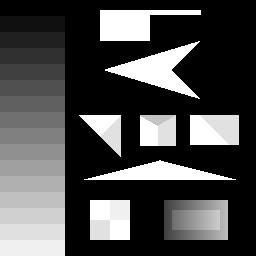
#> input picture images/img1.png, 256 x 256 px
$ jupyter execute corners.ipynb
#> lines starting #> are read from the running program, lines starting #| are printed output that depends on the picture
[cell 1]
import os
import csv
import cv2
import glob
import numpy as np
from matplotlib import pyplot as plt
# np.set_printoptions(threshold=sys.maxsize)

[cell 2]
def dnorm(x, sd):
    return 1 / (np.sqrt(2 * np.pi) * sd) * np.e ** (-np.power(x / sd, 2) / 2)

[cell 3]
def myGaussianKernel(size, sigma=1, verbose=False):
#> called with size = 5, sigma = 2, verbose = True
    kernel_1D = np.linspace(-(size // 2), size // 2, size)
    for i in range(size):
        kernel_1D[i] = dnorm(kernel_1D[i], sigma)
    print(kernel_1D)

    kernel_2D = np.outer(kernel_1D, kernel_1D)
    kernel_2D *= 1.0 / kernel_2D.max()

    plt.imshow(kernel_2D, interpolation='none', cmap='gray')
    plt.title("Gaussian Kernel Image")

    if verbose:
        plt.show()
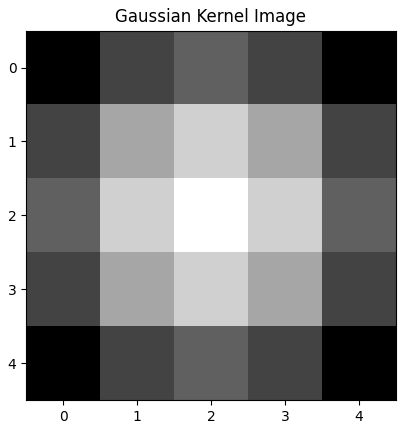
#> figure drawn by matplotlib, 1 panel
#> in findImageCorners, input_img is the input picture: shape (256, 256, 3); min 0, max 255, mean 75.3
    else:
        plt.savefig(os.path.join("output", f"gk{size}_{sigma}.png"))

    return kernel_2D

[cell 4]
def myBoxKernel(size, verbose=False):
    kernel_2D = np.ones((size, size)) / 9

    plt.imshow(kernel_2D, interpolation='none', cmap='gray')
    plt.title("Box Kernel Image")

    if verbose:
        plt.show()
    else:
        plt.savefig(os.path.join("output", f"box{size}.png"))

    return kernel_2D

[cell 5]
# kernel = cv2.getGaussianKernel(5, sigma=2) # skip built in method
kernel = myGaussianKernel(size=5, sigma=2, verbose=True)
# kernel = myBoxKernel(size=3, verbose=True)
kernel

[cell 6]
def scaleImage(img, scale):
#> called with scale = 1.25
    h, w = img.shape
#> h = 256; w = 256
    scale_img = cv2.resize(img, dsize=(int(w*scale), int(h*scale)),interpolation=cv2.INTER_LANCZOS4)
    return scale_img

[cell 7]
def myImageFilter(image, kernel, average=False, verbose=False):
#> called with kernel = array of shape (5, 5), average = True, verbose = False
    print("Image Shape : {}".format(image.shape))
#| Image Shape : (320, 320)
    print("Kernel Shape : {}".format(kernel.shape))

    if verbose:
        plt.imshow(image, cmap='gray')
        plt.title("Image")
        plt.show()

    image_row, image_col = image.shape
#> image_row = 320; image_col = 320
    kernel_row, kernel_col = kernel.shape

    output = np.zeros(image.shape)

    pad_height = int((kernel_row - 1) / 2)
    pad_width = int((kernel_col - 1) / 2)

    padded_image = np.zeros((image_row + (2 * pad_height), image_col + (2 * pad_width)))

    padded_image[pad_height:padded_image.shape[0] - pad_height, pad_width:padded_image.shape[1] - pad_width] = image

    if verbose:
        plt.imshow(padded_image, cmap='gray')
        plt.title("Padded Image")
        plt.show()

    for row in range(image_row):
        for col in range(image_col):
            output[row, col] = np.sum(kernel * padded_image[row:row + kernel_row, col:col + kernel_col])
            if average:
                output[row, col] /= kernel.shape[0] * kernel.shape[1]
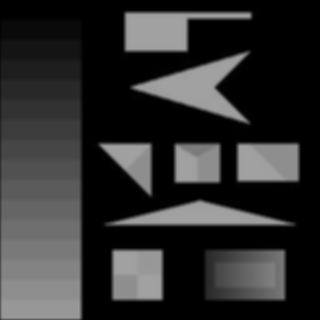
#> output: shape (320, 320) float64; min 0, max 161.4, mean 47.6

    print("Output Image Size : {}".format(output.shape))
#| Output Image Size : (320, 320)

    if verbose:
        plt.imshow(output, cmap='gray')
        plt.title("Output Image using {}X{} Kernel".format(kernel_row, kernel_col))
        plt.show()

    return output

[cell 8]
def saveCornerResult(filename, output_dir, corner_list, corner_img):
    with open(os.path.join(output_dir, f"{filename}_corners.csv"), 'w') as corner_file:
        writer = csv.DictWriter(corner_file, fieldnames=["x", "y", "r"])
        writer.writeheader()
        for i in range(len(corner_list)):
            writer.writerow({
                "x": str(corner_list[i][0]),
                "y": str(corner_list[i][1]),
                "r": str(corner_list[i][2])
            })

    if corner_img is not None:
        cv2.imwrite(os.path.join(output_dir, f"{filename}.png"), corner_img)

[cell 9]
def findImageCorners(filepath, kernel, scale=1.0, verbose=False):
    input_img = cv2.imread(filepath)
    gray_img = cv2.cvtColor(input_img, cv2.COLOR_BGR2GRAY)
    if scale > 0 and scale != 1:
        gray_img = scaleImage(gray_img, scale)
    output_dir = None

    if verbose:
        plt.title("Input Image")
        plt.imshow(gray_img, cmap='gray')
        plt.show()
    else:
        filename = filepath.split(os.path.sep, 2)[-1]
        dynamic_dir = filename.replace('.', '_')
        output_dir = os.path.join("output", dynamic_dir)
        if not os.path.exists(output_dir):
            os.makedirs(output_dir)

    window_size = 5

    # Gx, Gy = np.gradient(gray_img) # skip builtin method
    Gxy = myImageFilter(gray_img, kernel, average=True)
    Gy = np.diff(Gxy, axis=0, append=0)
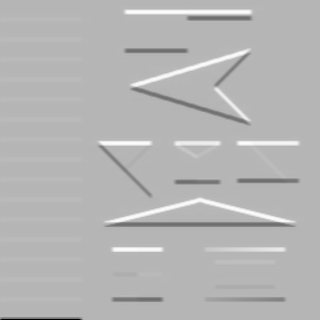
#> Gy: shape (320, 320) float64; min -95.79, max 38.45, mean 0; drawn with min black and max white
    plt.title("y derivative image")
    plt.imshow(Gy, cmap='gray')
    if verbose:
        plt.show()
    else:
        plt.savefig(os.path.join(output_dir, f"gy.png"))

    Gx = np.diff(Gxy, axis=1, append=0)
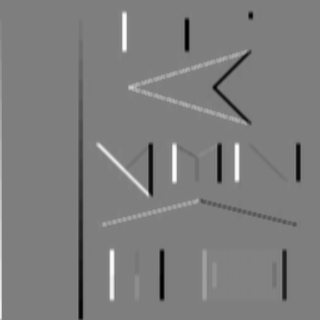
#> Gx: shape (320, 320) float64; min -37.25, max 37.66, mean -0.1; drawn with min black and max white
    plt.title("x derivative image")
    plt.imshow(Gx, cmap='gray')
    if verbose:
        plt.show()
    else:
        plt.savefig(os.path.join(output_dir, f"gx.png"))

    offset = int(window_size / 2)
    y_range = gray_img.shape[0] - offset
#> y_range = 318
    x_range = gray_img.shape[1] - offset
#> x_range = 318

    # print("Gxy Shape : {}".format(Gxy.shape))
    print("Gx Shape : {}".format(Gx.shape))
#| Gx Shape : (320, 320)
    print("Gy Shape : {}".format(Gy.shape))
#| Gy Shape : (320, 320)

    Ixx = Gx ** 2
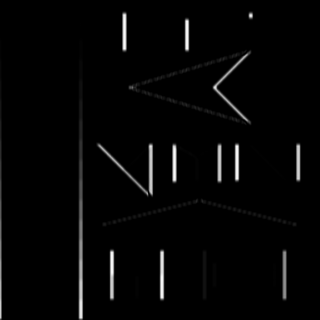
#> Ixx: shape (320, 320) float64; min 0, max 1418.1, mean 29.7; drawn with min black and max white
    Ixy = Gy * Gx
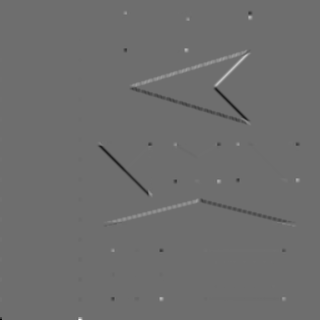
#> Ixy: shape (320, 320) float64; min -1254.1, max 1639.2, mean -1.1; drawn with min black and max white
    Iyy = Gy ** 2
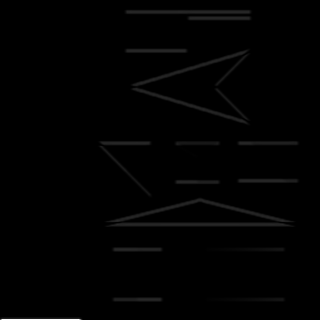
#> Iyy: shape (320, 320) float64; min 0, max 9175.9, mean 67.2; drawn with min black and max white

    harris_corner_list = []
    harris_output_img = cv2.cvtColor(gray_img.copy(), cv2.COLOR_GRAY2RGB)

    kanade_corner_list = []
    kanade_output_img = cv2.cvtColor(gray_img.copy(), cv2.COLOR_GRAY2RGB)

    nobel_corner_list = []
    nobel_output_img = cv2.cvtColor(gray_img.copy(), cv2.COLOR_GRAY2RGB)

    for y in range(offset, y_range):
        for x in range(offset, x_range):
            # Values of sliding window
            start_y = y - offset
            end_y = y + offset + 1
            start_x = x - offset
            end_x = x + offset + 1

            # The variable names are representative to
            # the variable of the Harris corner equation
            windowIxx = Ixx[start_y: end_y, start_x: end_x]
            windowIxy = Ixy[start_y: end_y, start_x: end_x]
            windowIyy = Iyy[start_y: end_y, start_x: end_x]

            # Sum of squares of intensities of partial derevatives
            Sxx = windowIxx.sum()
            Sxy = windowIxy.sum()
            Syy = windowIyy.sum()

            M = np.array([[Sxx, Sxy],[Sxy, Syy]])

            # Calculate determinant and trace of the matrix
            det = (Sxx * Syy) - (Sxy ** 2)
            trace = Sxx + Syy

            # Calculate r for Harris Corner equation
            title = "Harris"
            k = 0.04
            r = det - k * (trace ** 2)
            threshold = 10000.00
            if r > threshold:
                harris_corner_list.append([x, y, r])
                # cv2.circle(output_img, (x, y), 1, 255, -1)
                harris_output_img[y, x] = (0, 0, 255)

            # Calculate r for Kanade & Tomasi Corner equation
            title = "Kanade & Tomasi"
            # lamda1 * lamda2 = det
            # lamda1 + lamda2 = trace
            w, v = np.linalg.eig(M)
            r = np.min(w)
            threshold = 1.00
            if r > threshold:
                kanade_corner_list.append([x, y, r])
                # cv2.circle(output_img, (x, y), 1, 255, -1)
                kanade_output_img[y, x] = (0, 0, 255)

            # Calculate r for Nobel Corner equation
            title = "Nobel"
            e = 1
            r = det / (trace + e)
            threshold = 100.00
            if r > threshold:
                nobel_corner_list.append([x, y, r])
                # cv2.circle(output_img, (x, y), 1, 255, -1)
                nobel_output_img[y, x] = (0, 0, 255)
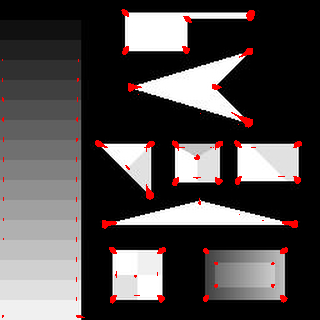
#> harris_output_img: shape (320, 320, 3); mean B, G, R 73.4, 73.4, 78.1
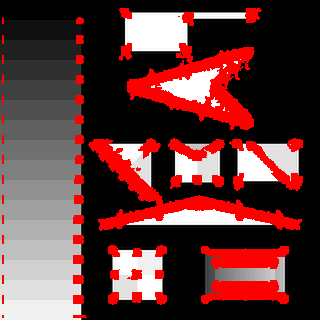
#> kanade_output_img: shape (320, 320, 3); mean B, G, R 56.1, 56.1, 97.9
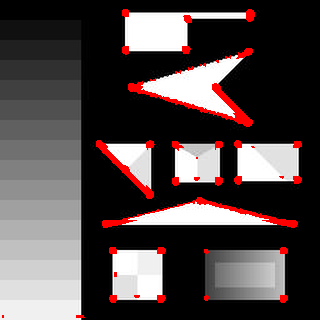
#> nobel_output_img: shape (320, 320, 3); mean B, G, R 71.2, 71.2, 80.6
#> after the loop, harris_corner_list = 1876 items, first 6: [122, 9, 29178.9], [123, 9, 99328.1], [124, 9, 169307.4], [121, 10, 12483.1], [122, 10, 213493.2], [123, 10, 998848.4]; kanade_corner_list = 16769 items, first 6: [120, 8, 1.57], [121, 8, 3.51], [122, 8, 6.58], [123, 8, 11.12], [124, 8, 16.5], [125, 8, 19.33]; nobel_corner_list = 3755 items, first 6: [123, 9, 127.1], [124, 9, 190.4], [125, 9, 226.6], [126, 9, 181.3], [127, 9, 102.8], [248, 9, 129.8]

    if verbose:
        plt.title("Harris Output Image")
        plt.imshow(harris_output_img, cmap='gray')
        plt.show()

        plt.title("Kanade & Tomasi Output Image")
        plt.imshow(kanade_output_img, cmap='gray')
        plt.show()

        plt.title(f"Nobel Output Image")
        plt.imshow(nobel_output_img, cmap='gray')
        plt.show()
    else:
        saveCornerResult("harris", output_dir, harris_corner_list, harris_output_img)
        saveCornerResult("kanade", output_dir, kanade_corner_list, kanade_output_img)
        saveCornerResult("nobel", output_dir, nobel_corner_list, nobel_output_img)

$ run again, with images/img4.png copied over images/img1.png
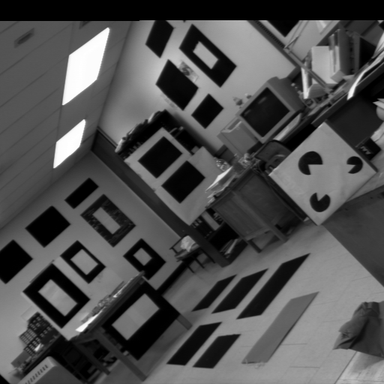
#> input picture images/img4.png, 384 x 384 px
#> in findImageCorners, input_img is the input picture: shape (384, 384, 3); min 0, max 255, mean 79.7
#| Image Shape : (480, 480)
#> after the loop in myImageFilter, `for row in range(image_row):`:
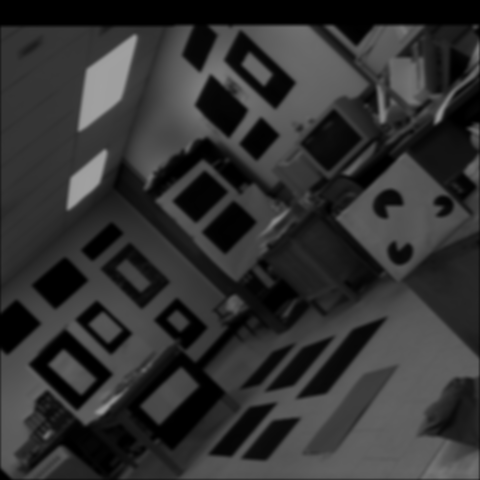
#> output: shape (480, 480) float64; min 0, max 161.4, mean 50.2
#| Output Image Size : (480, 480)
#| Gx Shape : (480, 480)
#| Gy Shape : (480, 480)
#> after the loop in findImageCorners, `for y in range(offset, y_range):`:
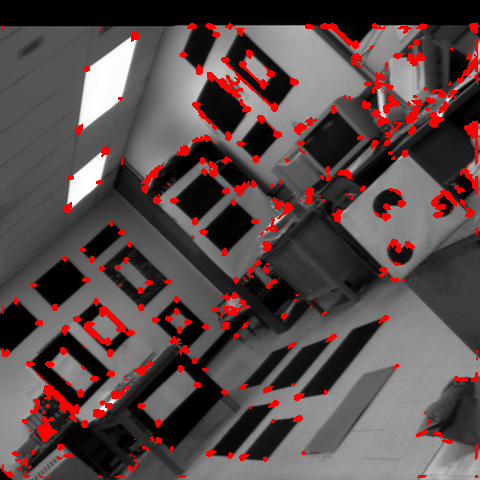
#> nobel_output_img: shape (480, 480, 3); mean B, G, R 74.7, 74.7, 90.2
#> after the loop in findImageCorners, `for y in range(offset, y_range):`: harris_corner_list = 18025 items, first 6: [207, 22, 11393.1], [477, 22, 198928.7], [192, 23, 109144.7], [193, 23, 95248.5], [194, 23, 54694.1], [195, 23, 21766.8]; kanade_corner_list = 107948 items; nobel_corner_list = 13996 items, first 6: [477, 22, 179], [190, 23, 118.8], [191, 23, 164.7], [192, 23, 167.1], [193, 23, 135.3], [207, 23, 144.3]
